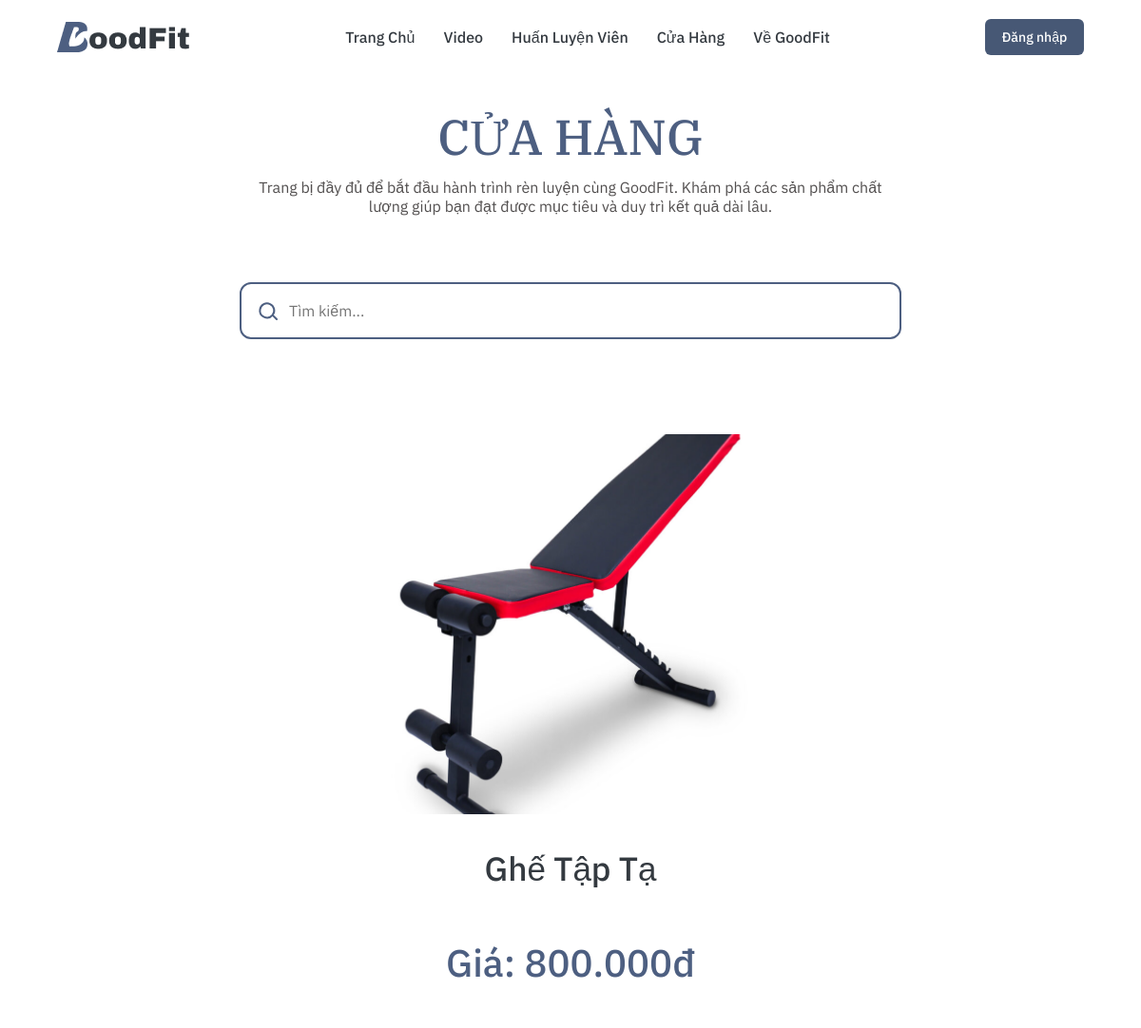
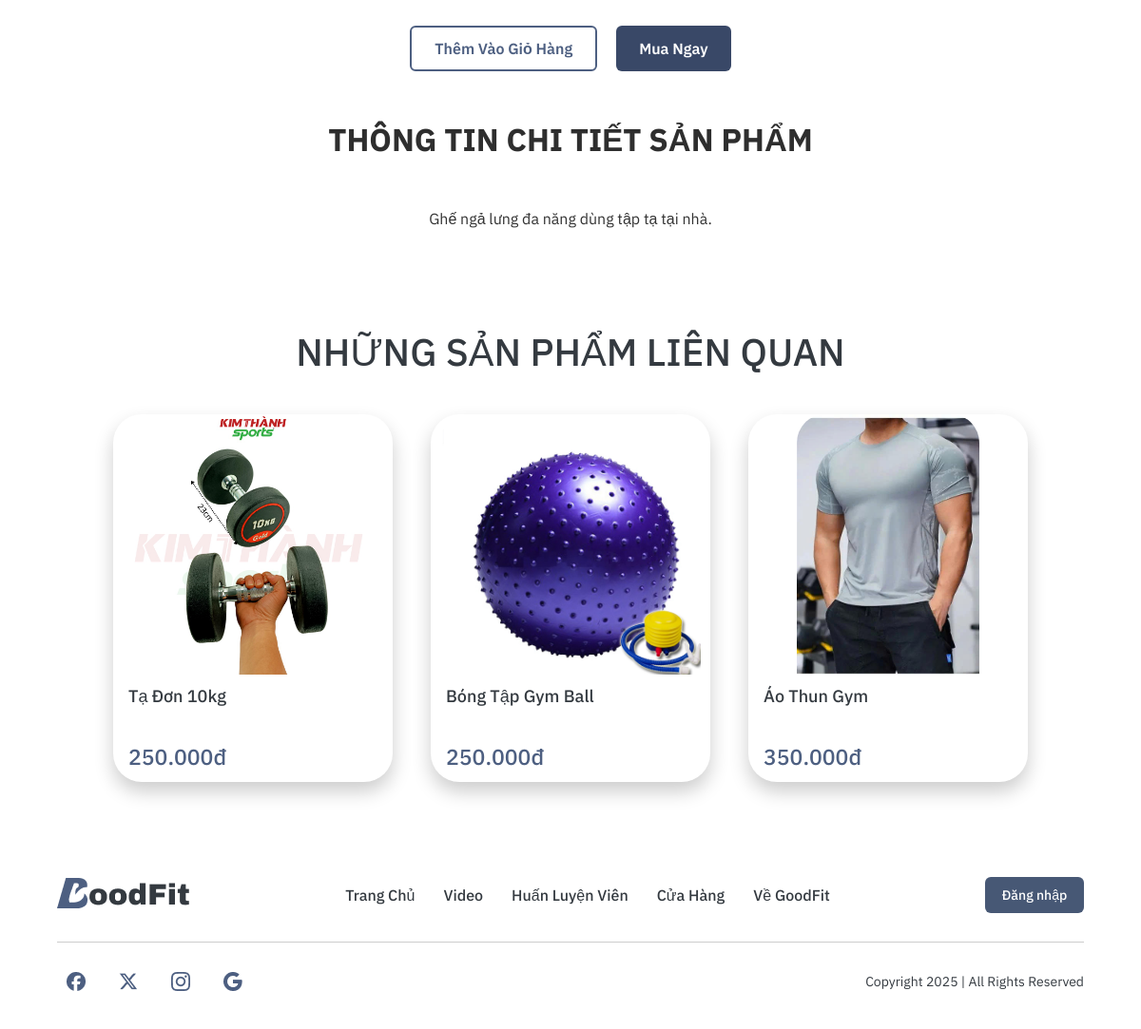
/cuahang2/cuahang2.php?id=7, run on the app's committed database (2 pictures, top to bottom).
### tables this page shows
CREATE TABLE `sanpham` (
  `id` int NOT NULL AUTO_INCREMENT,
  `ten` varchar(255) NOT NULL,
  `gia` int NOT NULL,
  `anh` varchar(255) NOT NULL,
  `mota` text,
  `in_cart` tinyint DEFAULT '0',
  PRIMARY KEY (`id`)
);

### cuahang2/cuahang2.php (the view, shortened to what this page needs)
<?php
include '../connect.php';
$id = $_GET['id'] ?? 0;
$stmt = $conn->prepare("SELECT * FROM sanpham WHERE id = ?");
$stmt->bind_param("i", $id);
$stmt->execute();
$result = $stmt->get_result();
$product = $result->fetch_assoc();
$related_stmt = $conn->prepare("SELECT * FROM sanpham WHERE id != ? ORDER BY RAND() LIMIT 3");
$related_stmt->bind_param("i", $id);
$related_stmt->execute();
$related_result = $related_stmt->get_result();
?>
<!DOCTYPE html>
<html lang="vi">
<head>
  <link rel="stylesheet" href="https://cdnjs.cloudflare.com/ajax/libs/font-awesome/6.4.0/css/all.min.css">
  <link rel="stylesheet" href="cuahang2.css">
  <link rel="stylesheet" href="../header.css">
</head>
<body>
  <?php include '../header.php'; ?>
  <section class="store">
    <h1 class="title">CỬA HÀNG</h1>
    <p class="subtitle">
      Trang bị đầy đủ để bắt đầu hành trình rèn luyện cùng GoodFit. Khám phá các sản phẩm chất lượng giúp bạn đạt được mục tiêu và duy trì kết quả dài lâu.
    </p>
    <div class="search-box">
      <svg class="icon search-icon" xmlns="http://www.w3.org/2000/svg" fill="none" viewBox="0 0 24 24" stroke="currentColor">
        <path stroke-linecap="round" stroke-linejoin="round" stroke-width="2"
          d="M21 21l-4.35-4.35m0 0A7.5 7.5 0 103.5 10.5a7.5 7.5 0 0013.15 6.15z" />
      </svg>
      <input type="text" id="searchInput" placeholder="Tìm kiếm..." />
    </div>
    <div class="product-right">
    <div class="product-image" >
  <img src="<?php echo $product['anh']; ?>" alt="">
    </div>
<div class="product-content">
  <h2 class="product-title"><?php echo $product['ten']; ?></h2>
  <p class="product-price">Giá: <?php echo number_format($product['gia'], 0, ',', '.'); ?>đ</p>
</div>
<div class="product-buttons">
  <form method="POST" action="add_to_cart.php">
    <button type="submit" class="outline-button">Thêm Vào Giỏ Hàng</button>
  </form>
  <?php
  if (isset($_SESSION['username'])): ?>
    <form method="POST" action="add_to_cart.php" onsubmit="window.location.href='../cart/cart.php'">
      <input type="hidden" name="product_id" value="<?= $product['id'] ?>">
      <input type="hidden" name="redirect_to_cart" value="1">
      <button type="submit" class="cta-button">Mua Ngay</button>
    </form>
  <?php else: ?>
    <button class="cta-button" onclick="window.location.href='../login/Login.html'">Mua Ngay</button>
  <?php endif; ?>
</div>
 </div>
<div class="specs">
  <h2 class="specs-title">THÔNG TIN CHI TIẾT SẢN PHẨM</h2>
</div>
<p class="product-description">
  <?= nl2br(htmlspecialchars($product['mota'])) ?>
</p>
</section>
<section class="related-section">
  <h2 class="related-title">NHỮNG SẢN PHẨM LIÊN QUAN</h2>
<div class="related-list">
  <?php while ($item = $related_result->fetch_assoc()): ?>
    <div class="product-card related-card" onclick="window.location.href='cuahang2.php?id=<?= $item['id'] ?>'">
      <img src="<?= htmlspecialchars($item['anh']) ?>" alt="<?= htmlspecialchars($item['ten']) ?>" />
      <h2><?= htmlspecialchars($item['ten']) ?></h2>
      <p class="price"><?= number_format($item['gia'], 0, ',', '.') ?>đ</p>
    </div>
  <?php endwhile; ?>
</div>
</section>
<?php include($_SERVER['DOCUMENT_ROOT'] . "/GoodFit/footer.php"); ?>
</body>
</html>

### cuahang2/cuahang2.css (style rules this page uses)
* { margin: 0; padding: 0; box-sizing: border-box; }
body { font-family: 'IBM Plex Sans', sans-serif; background-color: #ffffff; color: #2e2e2e; }
.product-description { font-size: 16px; color: #333; margin-top: 50px; line-height: 1.6; text-align: center; }
.specs { margin-top: 50px; text-align: center; font-size: 22px; font-weight: bold; }
.store { padding: 40px 20px; max-width: 1200px; margin: auto; text-align: center; }
.title { font-family: 'IBM Plex Serif', serif; font-weight: 500; font-size: 52px; color: #4D5F81; margin-bottom: 10px; margin-top: 70px; }
.subtitle { font-family: 'IBM Plex Sans', sans-serif; font-weight: 400; font-size: 16px; color: #524F4F; margin-bottom: 70px; max-width: 700px; margin: 0 auto 70px auto; }
.search-box { width: 696px; height: 60px; border: 2px solid #4D5F81; border-radius: 12px; margin: 0 auto 40px auto; display: flex; align-items: center; padding: 0 16px; background-color: #ffffff; margin-bottom: 100px; }
.search-box input { flex: 1; background: transparent; border: none; outline: none; font-size: 16px; color: rgb(0, 0, 0); padding: 0 10px; font-family: 'IBM Plex Sans', sans-serif; }
.icon { width: 24px; height: 24px; color: #4D5F81; flex-shrink: 0; }
.product-image img { width: 400px; height: 400px; object-fit: cover; border-radius: 10px; margin-bottom: 20px; }
.product-right { display: flex; flex-direction: column; align-items: center; gap: 10px; }
.product-title { font-family: 'IBM Plex Sans', sans-serif; font-weight: 500; font-size: 35px; color: #343A40; margin-bottom: 50px; text-align: center; }
.product-price { font-family: 'IBM Plex Sans', sans-serif; font-weight: 500; font-size: 40px; color: #4D5F81; margin-bottom: 60px; text-align: left; }
.product-buttons { display: flex; gap: 20px; }
.outline-button { background-color: transparent; color: #4D5F81; border: 2px solid #4D5F81; padding: 12px 24px; border-radius: 6px; font-family: 'IBM Plex Sans', sans-serif; font-weight: 600; font-size: 16px; cursor: pointer; transition: background 0.3s ease; }
.cta-button { background-color: #394867; color: #FFFFFF; text-decoration: none; padding: 12px 24px; border-radius: 6px; font-weight: 600; font-size: 16px; font-family: 'IBM Plex Sans', sans-serif; border: none; cursor: pointer; transition: background 0.3s ease; }
.related-section { padding: 60px; text-align: center; font-family: 'IBM Plex Sans', sans-serif; }
.related-title { font-size: 40px; font-weight: 500; color: #343A40; margin-bottom: 40px; }
.related-list { display: flex; flex-wrap: wrap; justify-content: center; gap: 40px; }
.product-card { width: 294px; height: 387px; background: #ffffff; padding: 0; border-radius: 30px; overflow: hidden; display: flex; flex-direction: column; box-shadow: 0px 10px 20px rgba(0, 0, 0, 0.2); transition: transform 0.3s ease; }
.product-card img { width: auto; max-width: 100%; height: 274px; object-fit: contain; border-top-left-radius: 30px; border-top-right-radius: 30px; display: block; margin: 0 auto; }
.product-card h2 { font-family: 'IBM Plex Sans', sans-serif; font-weight: 500; font-size: 18px; color: #343A40; margin: 10px 16px 5px 16px; display: -webkit-box; -webkit-line-clamp: 2; line-clamp: 2; -webkit-box-orient: vertical; overflow: hidden; text-overflow: ellipsis; line-height: 1.4; height: calc(1.4em * 2); text-align: left; }
.product-card .price { font-family: 'IBM Plex Sans', sans-serif; font-weight: 500; font-size: 23px; color: #4D5F81; margin: 6px 16px 0 16px; text-align: left; }

### data on the page
sanpham: anh (picture), ten "Ghế Tập Tạ", gia "800.000", mota "Ghế ngả lưng đa năng dùng tập tạ tại nhà."
sanpham: anh (picture), ten "Tạ Đơn 10kg", gia "250.000"
sanpham: anh (picture), ten "Bóng Tập Gym Ball", gia "250.000"
sanpham: anh (picture), ten "Áo Thun Gym", gia "350.000"
